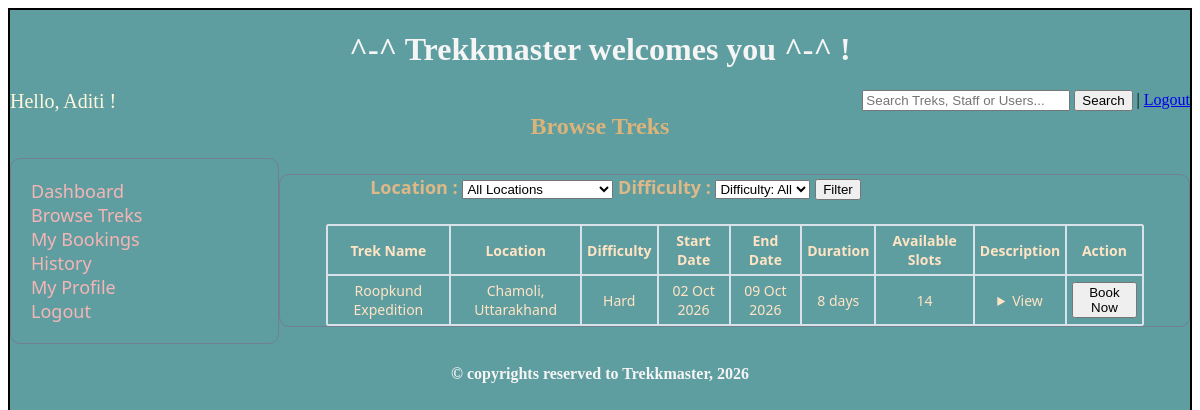
/browse_treks (signed in), run on an earlier commit of the app's database.
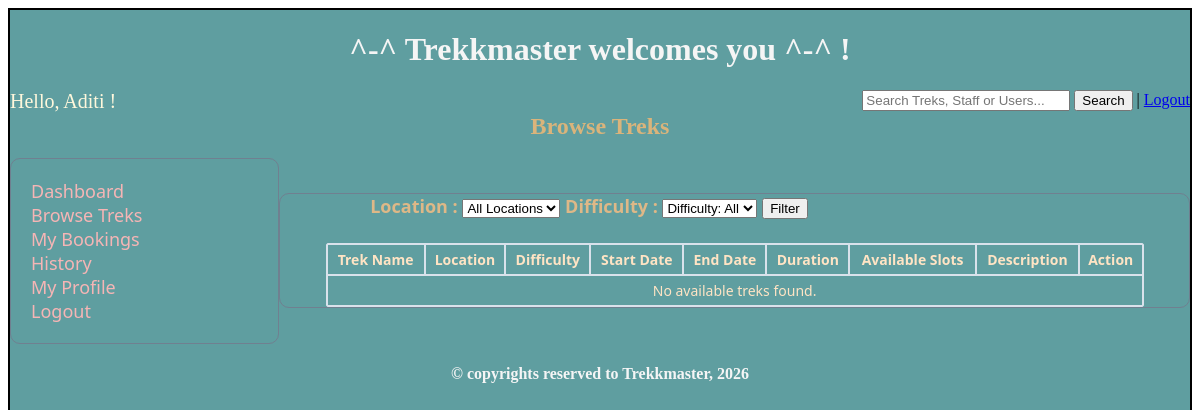
And on a later commit of the database.
### models.py (models this page shows)
class Trek(db.Model):
    __tablename__='trek'
    trek_id = db.Column(db.Integer, primary_key=True, autoincrement=True)
    trek_name = db.Column(db.String, unique = True, nullable = False)
    location = db.Column(db.String, nullable = False)
    difficulty = db.Column(db.Integer, nullable=False, default=0)  #0-easy, 1-moderate, 2- hard
    staff_assigned = db.Column(db.Integer, db.ForeignKey('staff.staff_id'), nullable = False)
    status = db.Column(db.Integer, nullable=False, default=0)  #0-open, 1-closed, 2- completed
    duration = db.Column(db.Integer, nullable = False)
    description = db.Column(db.String, nullable = False)
    av_slots = db.Column(db.Integer, nullable = False)
    st_date = db.Column(db.Date, nullable = False)
    en_date = db.Column(db.Date, nullable = False)
    bookings = db.relationship("Bookings", cascade="all, delete", backref="trek")

### controller.py (the view, shortened to what this page needs)
@app.route('/browse_treks')
def browse_treks():
    user_id = session.get('user_id')
    if not user_id:
        return redirect(url_for('user_signin'))
    trekker = Trekker.query.filter_by(user_id=user_id).first()
    if not trekker:
        return redirect(url_for('user_signin'))
    selected_loc = request.args.get('locn', 'All')
    selected_diff = request.args.get('diff', 'All')
    booked_trek_ids = [
            b.trek_id for b in Bookings.query.filter_by(trekker_id=trekker.trekker_id).filter(Bookings.status != 1).all()
        ]
    query = Trek.query.filter(Trek.status == 0, Trek.av_slots > 0, ~Trek.trek_id.in_(booked_trek_ids))
    unbooked_treks = query.all()
    locations = sorted(list({t.location for t in unbooked_treks if t.location}))
    if selected_loc and selected_loc != 'All':
        query = query.filter(Trek.location == selected_loc)
    available_treks = query.all()
    return render_template("user_browse_treks.html",user_name=trekker.full_name, available_treks=available_treks,
                           locations=locations, selected_loc=selected_loc, selected_diff=selected_diff, booked_trek_ids=booked_trek_ids)

### templates/user_browse_treks.html (shortened to what the changed rows need)
<!DOCTYPE html>
<html lang="en">
<head>
    <link rel="stylesheet" href="/static/main.css">
</head>
<body>
    <div class="container">
        <div class="center">
            <h1>^-^ Trekkmaster welcomes you ^-^ !</h1>
        </div>
        <h2 class="heading">Browse Treks</h2>
        <br>
        <div style="display: flex;">
            <div class="dash_style">
                <br>
                <table class="table" name="Available Treks" style="width: 90%;">
                    <tr>
                        <th>Trek Name</th>
                        <th>Location</th>
                        <th>Difficulty</th>
                        <th>Start Date</th>
                        <th>End Date</th>
                        <th>Duration</th>
                        <th>Available Slots</th>
                        <th>Description</th>
                        <th>Action</th>
                    </tr>
                    {% if available_treks %}
                        {% for trek in available_treks %}
                            {% if trek.trek_id not in booked_trek_ids %}
                            <tr>
                                <td>{{ trek.trek_name }}</td>
                                <td>{{ trek.location }}</td>
                                <td>
                                    {% if trek.difficulty == 0 %}Easy
                                    {% elif trek.difficulty == 1 %}Moderate
                                    {% elif trek.difficulty == 2 %}Hard
                                    {% endif %}
                                </td>
                                <td>{{ trek.st_date.strftime('%d %b %Y') if trek.st_date else 'N/A' }}</td>
                                <td>{{ trek.en_date.strftime('%d %b %Y') if trek.en_date else 'N/A' }}</td>
                                <td>{{ trek.duration }} days</td>
                                <td>{{ trek.av_slots }}</td>
                                <td>
                                    <details>
                                        <summary>View</summary>
                                    </details>
                                </td>
                                <td>
                                    <form action="{{ url_for('book_trek', trek_id=trek.trek_id) }}" method="POST">
                                        <button type="submit">Book Now</button>
                                    </form>
                                </td>
                            </tr>
                            {% endif %}
                        {% endfor %}
                    {% else %}
                    <tr>
                        <td colspan="9">No available treks found.</td>
                    </tr>
                    {% endif %}
                </table>
            </div>
        </div>
    </div>
</body>
</html>

What changed in the data, as far as the page shows it:
no longer on this page (row edited): Trek: trek_name "Roopkund Expedition", location "Chamoli, Uttarakhand", difficulty "Hard", st_date "02 Oct 2026", en_date "09 Oct 2026", duration "8", av_slots "14"
Also different on the page:
text now shown: "No available treks found."
